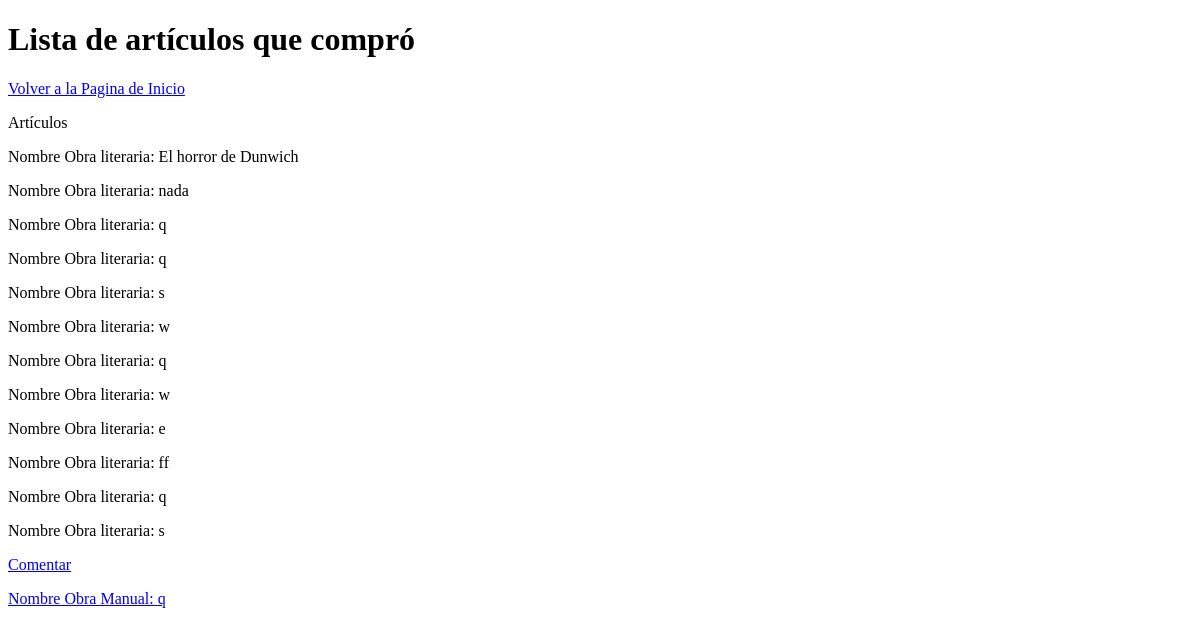
Page /VistaComprados (signed in) on the earlier database version.
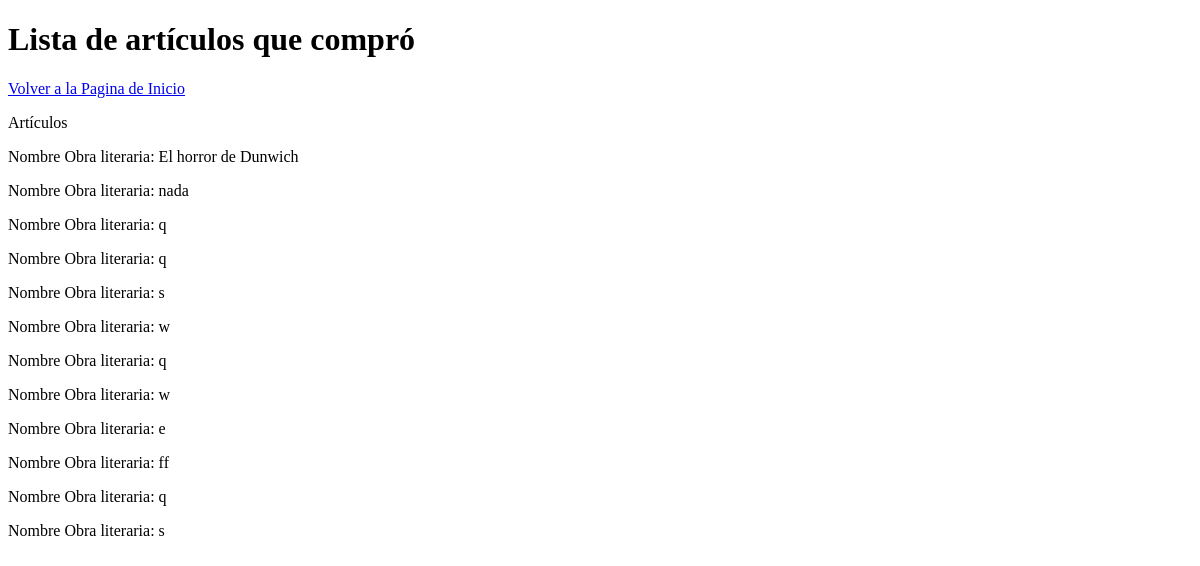
Same page on the later database version.
### homePage/models.py (models this page shows, shortened)
class infoLibro(models.Model):
	user=models.ForeignKey(User,on_delete=models.SET_NULL, null=True)
	archivo=models.FileField(upload_to='contenido/books/', validators=[validate_file_extension],default='contenido/books/default.pdf')
	genero= models.ForeignKey(GeneroLiterario, on_delete=models.SET_NULL, null=True)
	Titulo= models.CharField(max_length=50)
	Descripcion=models.TextField(max_length=2000)
	ISBN= models.IntegerField()
	PrecioLibro= models.IntegerField(default=0)
	CantidadPaginas=models.IntegerField()
	Idioma=models.CharField(max_length=15)
	imagen=models.ImageField(upload_to='images/books/covers/',default='images/books/covers/default.jpg', null=True,blank=True )

class contenidoManualidad(models.Model):
	user=models.ForeignKey(User,on_delete=models.SET_NULL, null=True)
	title=models.CharField(max_length=50)
	existencias=models.IntegerField(default=0)
	descripcion=models.TextField(max_length=150)
	genero=models.ForeignKey(GeneroManualidad, on_delete=models.SET_NULL, null=True)
	precioV=models.PositiveIntegerField(default=0)
	imagen=models.ImageField(upload_to='images/manualidades/covers/',default='images/manualidades/covers/default.jpg', null=True,blank=True )
	imagen2=models.ImageField(upload_to='images/manualidades/covers/',default='images/manualidades/covers/default.jpg', null=True,blank=True )
	imagen3=models.ImageField(upload_to='images/manualidades/covers/',default='images/manualidades/covers/default.jpg', null=True,blank=True )
	puntaje=models.DecimalField(max_digits=5, decimal_places=2, blank=True, null=True, default=0.00)
	canticomp=models.IntegerField(default=0)
	escultura='escultura'
	pintura='pintura'
	TipoMan= (
        (escultura, 'escultura'),
        (pintura, 'pintura'),
    )
	tipo=models.CharField(max_length=9,choices=TipoMan, null=True)

### homePage/views.py (the view)
# urls.py: url(r'^VistaComprados$', views.comprados_view, name='ver comprados'),
@login_required(login_url='/')
def comprados_view(request):
	usuario= infousuario.objects.get(user = request.user)
	libros=[]
	manualidades=[]
	comprados =ArticulosComprados.objects.filter(usuario= infousuario.objects.get(user = request.user))
	for item in comprados:
		if( item.libro is not None):#Si es un libro
			libros.append(item.libro)
		if( item.manualidad is not None):#Si es un libro
			manualidades.append(item.manualidad)
	return render(request,'VistaComprados.html',{'libros':libros,'manualidades':manualidades})

### homePage/templates/VistaComprados.html (shortened to what this page needs)
<!DOCTYPE html>
<html>
<head>
</head>
<body>
<h1>Lista de artículos que compró</h1>
<a href="/HomePage">Volver a la Pagina de Inicio</a>
<p>Artículos </p>
{% for Libro in libros %}
<p>Nombre Obra literaria: {{Libro.Titulo}}</p>
{%endfor%}
{% for Manualidad in manualidades %}
<td><a href="Producto/ContenidoManualidad/Comentar/{{Manualidad.pk}}">Comentar</td>
<p>Nombre Obra Manual: {{Manualidad.title}}</p>
{%endfor%}
</body>
</html>

Differences in the rows shown:
removed contenidoManualidad: title "q"
